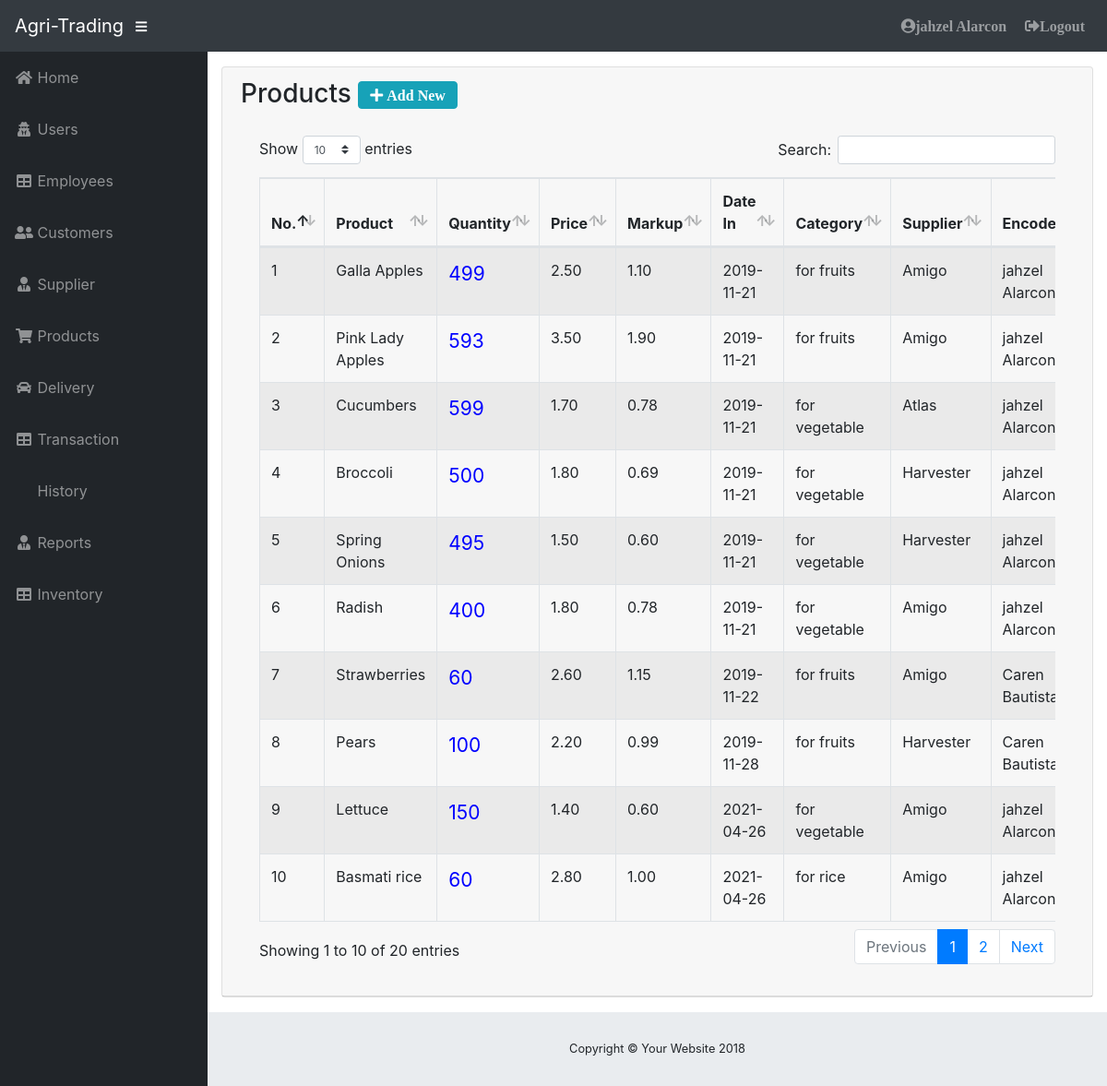
/admin/product.php (signed in), run on the app's committed database.
### tables this page shows
CREATE TABLE `tblproducts` (
  `product_id` int(11) NOT NULL,
  `product_name` varchar(50) NOT NULL,
  `quantity` int(11) NOT NULL DEFAULT 1,
  `price` decimal(6,2) NOT NULL,
  `profit` decimal(15,2) NOT NULL,
  `date_in` varchar(50) NOT NULL,
  `category_id` int(11) NOT NULL,
  `supplier_id` int(11) NOT NULL,
  `user_id` int(11) NOT NULL,
  `product_code` varchar(11) NOT NULL,
  `status` varchar(200) NOT NULL,
  `imagepath` varchar(200)

);

CREATE TABLE `tblcategory` (
  `category_id` int(11) NOT NULL,
  `category` varchar(200) NOT NULL
);

CREATE TABLE `tblsupplier` (
  `supplier_id` int(11) NOT NULL,
  `supplier_name` varchar(30) NOT NULL,
  `contact` varchar(50) NOT NULL,
  `email` varchar(20) NOT NULL,
  `address` text NOT NULL
);

### admin/product.php (the view, shortened to what this page needs)
<?php
if(!isset($_SESSION["userid"])){
 header("Location: login.php");
}else{
include('../includes/connection.php');
include 'theme/header.php';
include 'theme/sidebar.php';
?>
<div class="card mb-3">
            <div class="card-header">
              <h3>Products <a href="productadd.php" type="button" class="btn btn-info fas fa-plus"> Add New</a></h3>
            <div class="card-body">
              <div class="table-responsive">
                            <table class="table table-bordered table-hover table-striped" id="dataTable" width="100%" cellspacing="0">
                                <thead>
                                    <tr>
                                        <th>No.</th>
                                        <th>Product</th>
                                        <th>Quantity</th>
                                        <th>Price</th>
                                        <th>Markup</th>
                                        <th>Date In</th>
                                        <th>Category</th>
                                        <th>Supplier</th>
                                        <th>Encoder</th>
                                    </tr>
                                </thead>
                                <tbody>
                                  <?php
                $query = 'SELECT *,category,supplier_name,concat(d.`fname`," ",d.`lname`)as name FROM tblproducts a inner join tblcategory b inner join tblsupplier c inner join tblusers d on a.`category_id` = b.`category_id` and a.`supplier_id` = c.`supplier_id` and a.`user_id` = d.`user_id`';
                    $result = mysqli_query($db, $query) or die (mysqli_error($db));
                        while ($row = mysqli_fetch_assoc($result)) {
                            echo '<tr>';
                            echo '<td>'. $row['product_id'].'</td>';
                            echo '<td> '.$row['product_name'].'</td>';
 echo '<td><a title="Update Quantity" href="updatequantity.php?id='. $row['product_code'].'" style="color: blue;font-size: 21px">'. $row['quantity'].' </a></td>';
                            echo '<td>'. $row['price'].'</td>';
                            echo '<td>'. $row['profit'].'</td>';
                            echo '<td>'. $row['date_in'].'</td>';
                            echo '<td>'. $row['category'].'</td>';
                            echo '<td>'. $row['supplier_name'].'</td>';
                            echo '<td>'. $row['name'].'</td>';
                            echo '</tr> ';
                }
            ?>
                                </tbody>
                            </table>
                        </div>
            </div>
          </div>
</div>
        </div>
<?php include 'theme/footer.php'; }?>

### admin/css/sb-admin.css (style rules this page uses)
html { position: relative; min-height: 100%; }
body { height: 100%; }
:root { --input-padding-x: 0.75rem; --input-padding-y: 0.75rem; }

### data on the page
tblproducts: product_id "1", product_name "Galla Apples", quantity "499", price "2.50", profit "1.10", date_in "2019-11-21", category.category "for fruits", supplier.supplier_name "Amigo", name "jahzel Alarcon"
tblproducts: product_id "2", product_name "Pink Lady Apples", quantity "593", price "3.50", profit "1.90", date_in "2019-11-21", category.category "for fruits", supplier.supplier_name "Amigo", name "jahzel Alarcon"
tblproducts: product_id "7", product_name "Strawberries", quantity "60", price "2.60", profit "1.15", date_in "2019-11-22", category.category "for fruits", supplier.supplier_name "Amigo", name "Caren…"
tblproducts: product_id "8", product_name "Pears", quantity "100", price "2.20", profit "0.99", date_in "2019-11-28", category.category "for fruits", supplier.supplier_name "Harvester", name "Caren…"
tblproducts: product_id "10", product_name "Basmati rice", quantity "60", price "2.80", profit "1.00", date_in "2021-04-26", category.category "for rice", supplier.supplier_name "Amigo", name "jahzel Alarcon"
tblproducts: product_id "3", product_name "Cucumbers", quantity "599", price "1.70", profit "0.78", date_in "2019-11-21", category.category "for vegetable", supplier.supplier_name "Atlas", name "jahzel Alarcon"
tblproducts: product_id "4", product_name "Broccoli", quantity "500", price "1.80", profit "0.69", date_in "2019-11-21", category.category "for vegetable", supplier.supplier_name "Harvester", name "jahzel Alarcon"
tblproducts: product_id "5", product_name "Spring Onions", quantity "495", price "1.50", profit "0.60", date_in "2019-11-21", category.category "for vegetable", supplier.supplier_name "Harvester", name "jahzel Alarcon"
tblproducts: product_id "6", product_name "Radish", quantity "400", price "1.80", profit "0.78", date_in "2019-11-21", category.category "for vegetable", supplier.supplier_name "Amigo", name "jahzel Alarcon"
tblproducts: product_id "9", product_name "Lettuce", quantity "150", price "1.40", profit "0.60", date_in "2021-04-26", category.category "for vegetable", supplier.supplier_name "Amigo", name "jahzel Alarcon"

### other printed values
$_SESSION['fname'] "jahzel"
$_SESSION['lname'] "Alarcon"
